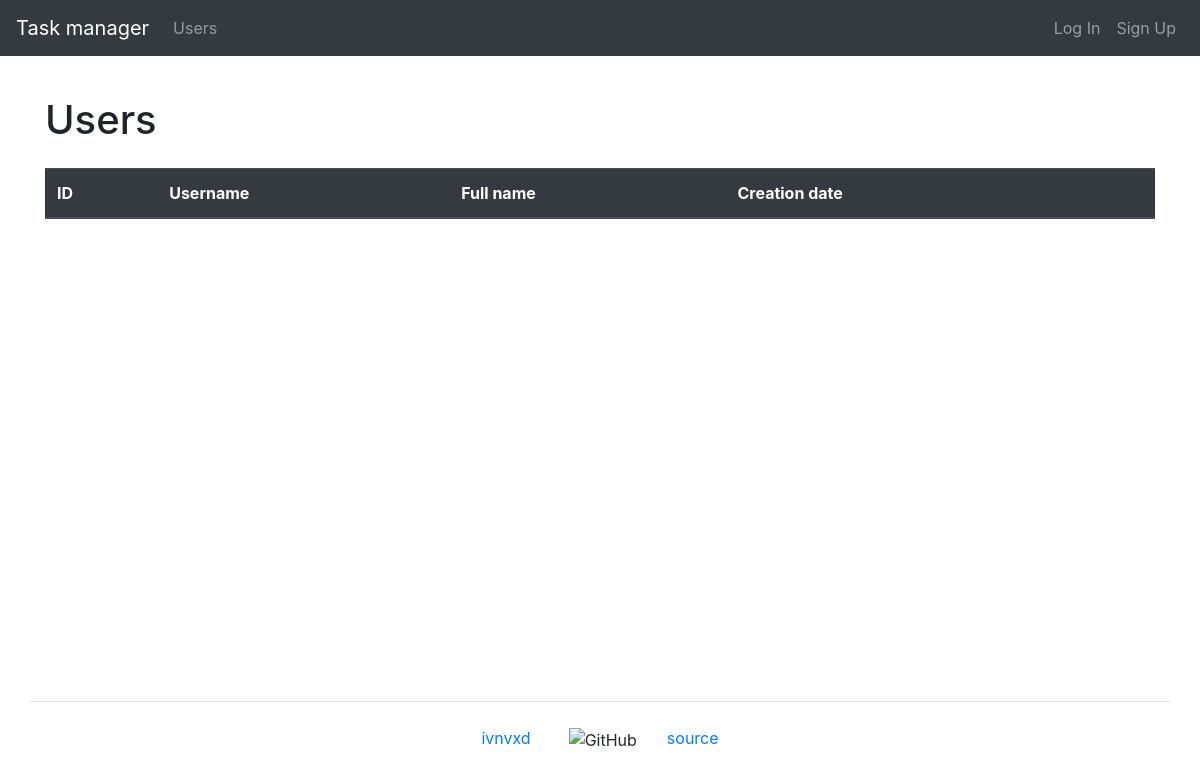
The app's page /users/, older data.
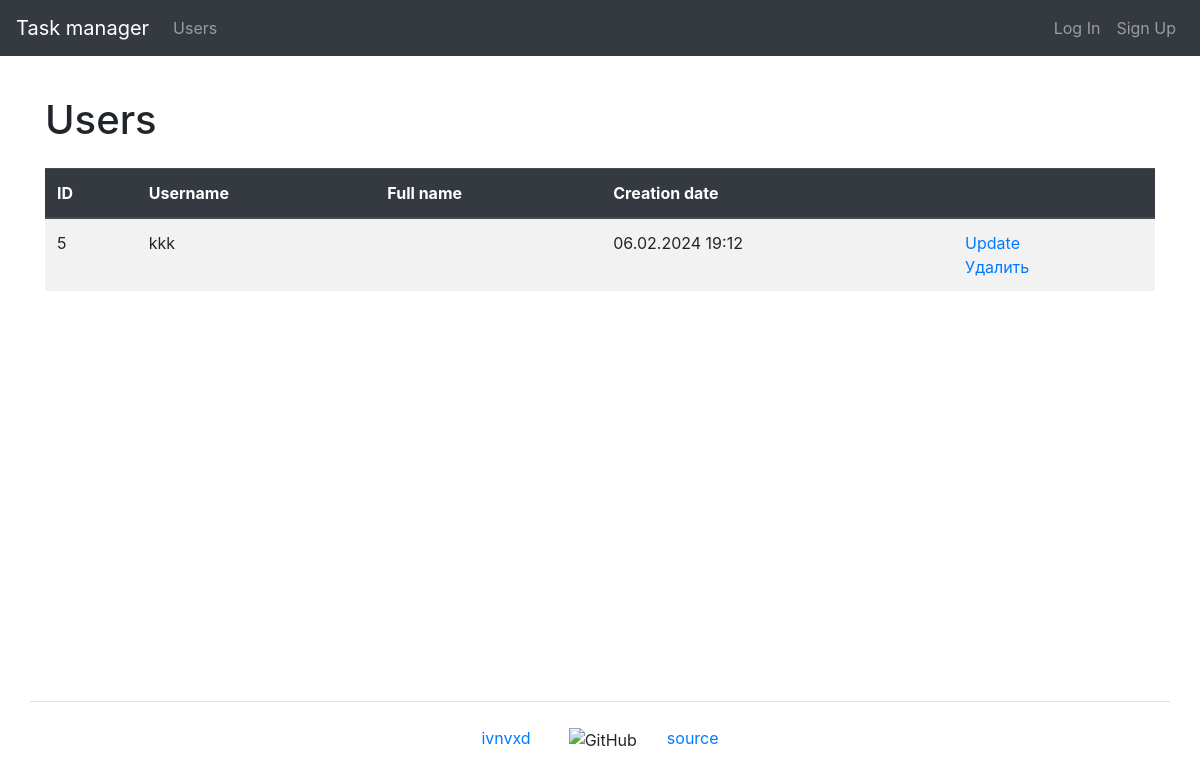
The same page, newer data.
### task_manager/users/models.py (models this page shows, shortened)
class User(AbstractUser):
    first_name = models.CharField(max_length=150)
    last_name = models.CharField(max_length=150)

### task_manager/users/views.py (the view)
# urls.py: path('', UsersListView.as_view(), name='users'),
class UsersListView(ListView):
    template_name = 'users/users.html'
    model = User
    context_object_name = 'users'
    extra_context = {
        'title': _('Users')
    }

### task_manager/templates/users/users.html (shortened to what this page needs)
{% extends "base.html" %}
{% load bootstrap4 %}
{% load i18n %}
{% block content %}
    <h1 class="my-4">{{ title }}</h1>
    <table class="table table-striped">
        <thead class="thead-dark">
            <tr>
                <th>ID</th>
                <th>{% trans 'Username' %}</th>
                <th>{% trans 'Full name' %}</th>
                <th>{% trans 'Creation date' %}</th>
                <th></th>
            </tr>
        </thead>
        <tbody>
            {% if users %}
                {% for user in users %}
                    <tr>
                        <td>{{ user.id }}</td>
                        <td>{{ user.username }}</td>
                        <td>{{ user.first_name }} {{ user.last_name }}</td>
                        <td>{{ user.date_joined|date:"d.m.Y H:i" }}</td>
                        <td>
                          <a href="{% url 'user_update' user.id %}">{% trans 'Update' %}</a>
                          <br>
                          <a href="{% url 'user_delete' user.id %}">{% trans 'Delete' %}</a>
                        </td>
                    </tr>
                {% endfor %}
            {% endif %}
        </tbody>
    </table>
{% endblock content %}

### task_manager/templates/base.html (shortened to what this page needs)
{% load i18n %}
{% get_current_language as LANGUAGE_CODE %}
{% load bootstrap4 %}
<!DOCTYPE html>
<html lang="{{ LANGUAGE_CODE }}">
    <head>
        {% bootstrap_css %}
    </head>
    <body class="d-flex flex-column min-vh-100">
        <header>
            {% include 'navbar.html' %}
        </header>
        <main class="container wrapper flex-grow-1">
            {% block content %}{% endblock %}
        </main>
        <footer>
            {% include 'footer.html' %}
        </footer>
    </body>
</html>

### task_manager/templates/navbar.html (shortened to what this page needs)
{% load i18n %}
<nav class="navbar navbar-expand-md navbar-dark bg-dark mb-3">
    <a class="navbar-brand" href="{% url 'home' %}">{% trans "Task manager" %}</a>
    <div class="collapse navbar-collapse" id="navbarToggleExternalContent">
        <ul class="navbar-nav mr-auto">
            <li class="nav-item">
                <a class="nav-link" href="{% url 'users' %}">{% trans "Users" %}</a>
            </li>
        </ul>
        <ul class="navbar-nav">
            {% if user.is_authenticated %}
                <li class="nav-item">
                    <a class="nav-link" href="{% url 'user_update' user.id %}">{{ user.username }}</a>
                </li>
                <li class="nav-item">
                    <a class="nav-link" href="{% url 'logout' %}">{% trans "Log Out" %}</a>
                </li>
            {% else %}
                <li class="nav-item">
                    <a class="nav-link" href="{% url 'login' %}">{% trans "Log In" %}</a>
                </li>
                <li class="nav-item">
                    <a class="nav-link" href="{% url 'sign_up' %}">{% trans "Sign Up" %}</a>
                </li>
            {% endif %}
        </ul>
    </div>
</nav>

### task_manager/templates/footer.html
{% load i18n %}
<div class="container flex-column my-5 pt-4 border-top">
    <div class="row justify-content-sm-center">
        <div class="col-sm-auto">
            <a target="_blank" href="https://github.com/ivnvxd">ivnvxd</a>
        </div>
        <div class="col-sm-auto">
            <img class='ml-2' src="https://github.githubassets.com/favicons/favicon.svg" alt="GitHub" height="16px">
        </div>
        <div class="col-sm-auto">
            <a target="_blank" href="https://github.com/ivnvxd/python-project-52">source</a>
        </div>
    </div>
</div>

Row changes from the older to the newer data that the page shows:
added User: id "5", username "kkk", date_joined "06.02.2024 19:12"
